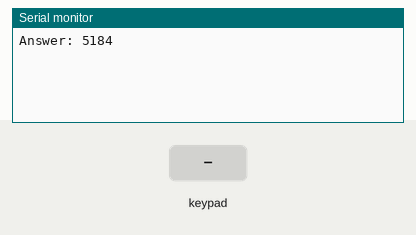
A sketch run on a simulated Arduino Uno, built with avr-gcc and run on an emulated ATmega328P. Parts: the last lines printed to the serial monitor. The inputs (shaded band) are chosen by the test bench. Random numbers use the default seed unless the sketch sets one.

Above: at 1.2 s.
1.3 s: keypad keys 7 8 9 1 0 pressed 0.4 s apart
At 2.9 s:
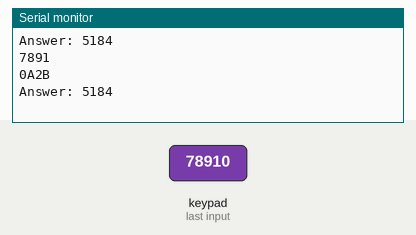
4.8 s: keypad keys 7 8 9 1 0 # pressed 0.4 s apart
At 6.4 s:
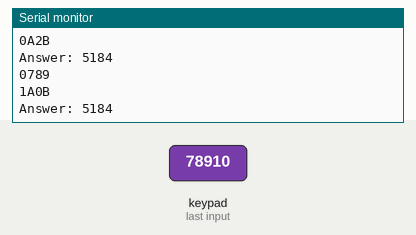
8.7 s: key '1' pressed
At 10.2 s:
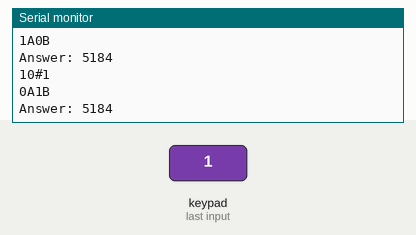

The sketch:

Bonus2.ino
```cpp
#include <Keypad.h>   //引用Keypad函式庫
#include <Password.h> //引用Password函式庫
#define KEY_ROWS 4    //按鍵模組的列數
#define KEY_COLS 4    //按鍵模組的行數

//Keypad設定
const byte colPins[4] = {7, 8, 9, 10};
const byte rowPins[4] = {3, 4, 5, 6};
const char keymap[KEY_ROWS][KEY_COLS] = { {'1','2','3','A'},
                                          {'4','5','6','B'},
                                          {'7','8','9','C'},
                                          {'*','0','#','D'} };
Keypad myKeypad = Keypad(makeKeymap(keymap),rowPins,colPins,KEY_ROWS,KEY_COLS);

// initialize random number for answer
String ans=""; // used to store the real answer
String input=""; // used to temp. store user input
int a_count=0; // used to store value of A & B counts
int b_count=0;
bool win_already=true; // check if user win or not(initialize to true: generate passwd in the beginning)
bool matched[4]={0}; // checked if the ans bit is matched to another input bit

void setup(){
  Serial.begin(9600);
  randomSeed(analogRead(0)); // used randomSeed(so the random number can be really random)
}

void loop(){
  if(win_already==true)ans=String(random(10000));
  win_already=false;
  Serial.print("Answer: ");
  Serial.println(ans);

  // make sure password is 4 digit
  while(ans.length()!=4){
    ans="0"+ans;
  }
  // get a 4 digit input
  while(input.length()!=4){
    char key=myKeypad.getKey();
    if(key)input+=String(key);
  }

  // print out user input, so user can see their input
  Serial.println(input);

  if(input.length()==4){
    // checking `a` counts
    for(int i=0;i<4;i++){
      if(ans[i]==input[i]){
        a_count++;
        matched[i]=1;
      }
    }

    // Start checking
    // first, checking `b` counts
    for(int i=0;i<4;i++){
      for(int j=0;j<4;j++){
        if(input[i]==ans[j]&&matched[j]!=1&&i!=j){
          b_count++;
          matched[j]=1;
        }
      }
    }

    // print out result
    Serial.print(a_count);
    Serial.print("A");
    Serial.print(b_count);
    Serial.println("B");

    // check if win
    if(a_count==4){
      Serial.println("You win!");
      win_already=true; // if win, reset the whole game
    }
    // reset all inputs, so next time user input can be update
    input="";
    b_count=0;
    a_count=0;
    for(int i=0;i<4;i++)matched[i]=0;
  }

}
```

Measured:
- after the input at 1.3 s, the serial monitor: prints a new line after 1.2 s (image 1)
- after the input at 4.8 s, the serial monitor: prints a new line after 0.80 s (image 2)
- after the input at 8.7 s, the serial monitor: prints a new line at once (image 3)
